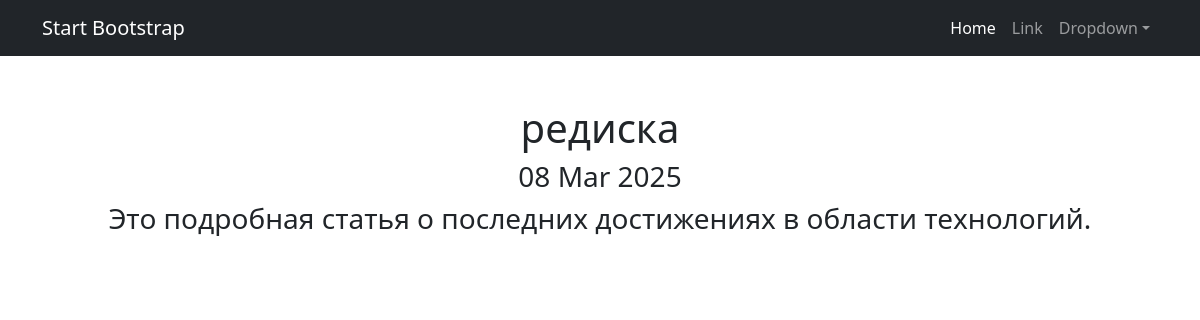
Screenshot of /news/1 with the database file from the repository.
### news/models.py (models this page shows, shortened)
class Post(models.Model):
    ARTICLE = 'AR'
    NEWS = 'NW'
    POST_TYPES = [
        (ARTICLE, 'Статья'),
        (NEWS, 'Новость'),
    ]
    author = models.ForeignKey(Author, on_delete=models.CASCADE)
    post_type = models.CharField(max_length=2, choices=POST_TYPES, default=ARTICLE)
    created_at = models.DateTimeField(auto_now_add=True)
    categories = models.ManyToManyField(Category, through='PostCategory')
    title = models.CharField(max_length=255)
    content = models.TextField()
    rating = models.IntegerField(default=0)

### news/views.py (the view)
# urls.py: path('news/<int:pk>', PostDetail.as_view(),name='post_detail'),
class PostDetail(DetailView):
    model = Post
    template_name = 'post.html'
    context_object_name = 'post'

### templates/post.html (shortened to what this page needs)
{% extends 'flatpages/default.html' %}
{% block content %}
<h1>{{ post.title }}</h1>
<h3>{{ post.created_at|date:'d M Y'}}</h3>
<h3>{{ post.content }}</h3>
{% endblock content %}

### rows the page displays
Post: title "редиска", created_at "08 Mar 2025", content "Это подробная статья о последних достижениях в области технологий."
